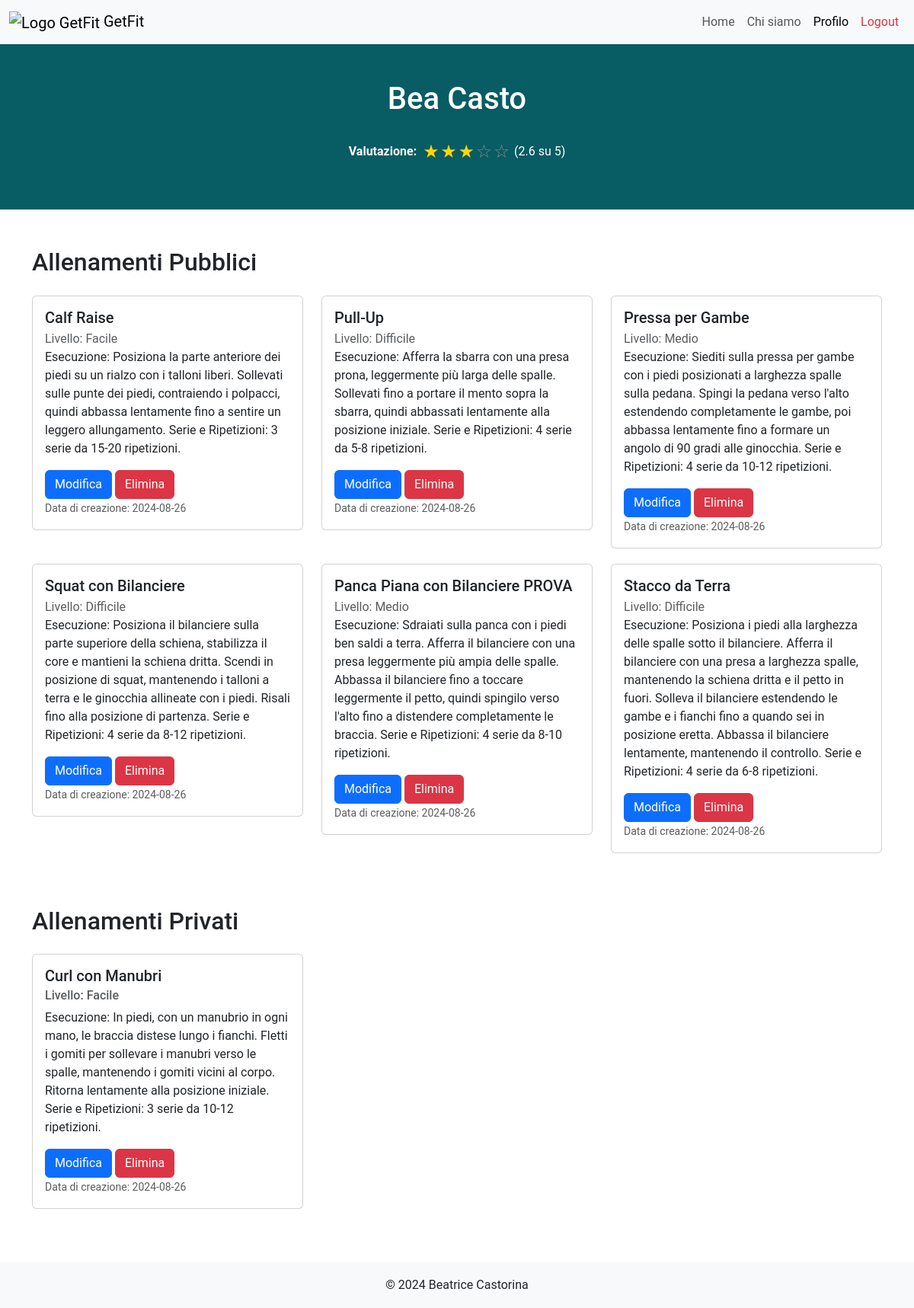
/profile (signed in), run on an earlier commit of the app's database.
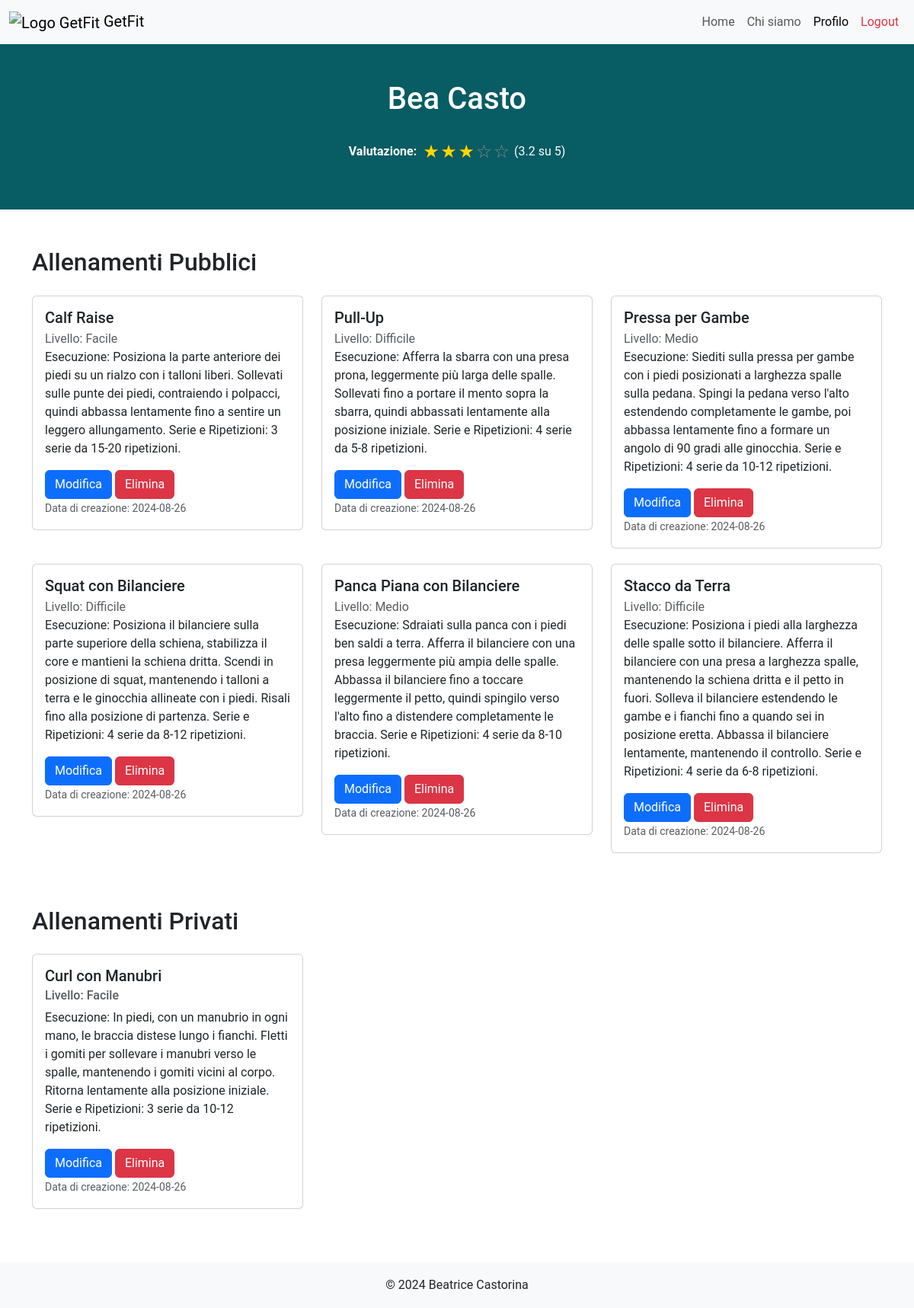
And on a later commit of the database.
### tables this page shows
CREATE TABLE "PersonalTrainers" (
	"nome"	TEXT NOT NULL,
	"email"	TEXT NOT NULL UNIQUE,
	"password"	TEXT NOT NULL,
	"rating"	REAL NOT NULL,
	"numOfRatings"	INTEGER NOT NULL,
	"pt_id"	INTEGER,
	"cognome"	TEXT NOT NULL,
	PRIMARY KEY("pt_id" AUTOINCREMENT),
	CHECK("rating" <= 5.0)
);

CREATE TABLE "Allenamenti" (
	"id_allenamento"	INTEGER,
	"pt_id"	INTEGER NOT NULL,
	"titolo"	TEXT NOT NULL,
	"descrizione"	TEXT NOT NULL,
	"livello"	TEXT NOT NULL,
	"visibile"	INTEGER NOT NULL,
	"data_creazione"	TEXT NOT NULL,
	PRIMARY KEY("id_allenamento" AUTOINCREMENT),
	FOREIGN KEY("pt_id") REFERENCES "PersonalTrainers"("pt_id")
);

### app.py (the view)
@app.route("/profile")
def pt_profile():
  email = utenti_dao.get_email(request)
  pt_id = utenti_dao.get_user_id_by_email(email)
  public_workouts = []
  private_workouts = []
  allenamenti_pt_db = allenamenti_dao.get_allenamenti_by_pt(pt_id)
  for workout in allenamenti_pt_db:
    if workout['visibile'] == 0:
      private_workouts.append(workout)
    else:
      public_workouts.append(workout)
  return render_template('profile.html', public_workouts=public_workouts, private_workouts=private_workouts)

### allenamenti_dao.py (called while the page is built)
def get_allenamenti_by_pt(pt_id):
	query = 'SELECT * FROM Allenamenti WHERE pt_id=? ORDER BY data_creazione DESC'
	connection = sqlite3.connect('db/personal.db')
	connection.row_factory = sqlite3.Row
	cursor = connection.cursor()
	cursor.execute(query, (pt_id,))
	result = cursor.fetchall()
	print(result)
	cursor.close()
	connection.close()
	return result

### app.py (called while the page is built)
@login_manager.user_loader
def load_user(user_email):
  print("load user:", user_email)
  user_db, type = utenti_dao.get_user_by_email(user_email)
  if type == 0:
    user = PersonalTrainer(nome=user_db['nome'], cognome=user_db['cognome'], pt_id=user_db['pt_id'], rating=user_db['rating'], numOfRatings=user_db['numOfRatings'], email=user_db['email'], password=user_db['password'])
  else:
    user = Client(nome=user_db['nome'], cognome=user_db['cognome'], client_id=user_db['client_id'], pt_id=user_db['pt_id'], email=user_db['email'], password=user_db['password'])
  return user

### utenti_dao.py (called while the page is built)
def get_email(request):
	try:
		return request.cookies.get('remember_token').split('|')[0]
	except Exception as e:
		return None

### templates/profile.html (shortened to what this page needs)
{% extends "base.html" %}
{% block style %} {{url_for('static', filename='profile_style.css')}} {% endblock %}
{% block content %}
  <section class="profile-header py-5">
    <div class="container">
      <h1 class="mb-3">{{current_user.nome.capitalize()}} {{current_user.cognome.capitalize()}}</h1>
      <div class="d-flex align-items-center justify-content-center">
        <p id="p-rating"><strong>Valutazione:</strong></p>
        {% if current_user.rating != 0.0 %}
          <div class="rating">
            <span class="{% if current_user.rating > 0.5 %}star-full{% else %}star-empty{% endif %}">{% if current_user.rating > 0.5 %}★{% else %}☆{% endif %}</span>
            <span class="{% if current_user.rating > 1.5 %}star-full{% else %}star-empty{% endif %}">{% if current_user.rating > 1.5 %}★{% else %}☆{% endif %}</span>
            <span class="{% if current_user.rating > 2.5 %}star-full{% else %}star-empty{% endif %}">{% if current_user.rating > 2.5 %}★{% else %}☆{% endif %}</span>
            <span class="{% if current_user.rating > 3.5 %}star-full{% else %}star-empty{% endif %}">{% if current_user.rating > 3.5 %}★{% else %}☆{% endif %}</span>
            <span class="{% if current_user.rating > 4.5 %}star-full{% else %}star-empty{% endif %}">{% if current_user.rating > 4.5 %}★{% else %}☆{% endif %}</span>
          </div>
          <span class="ms-2">({{'%.1f'%(current_user.rating)}} su 5)</span>
        {% else %}
          <em>Non valutato</em>
        {% endif %}
      </div>
    </div>
  </section>
  <section class="workouts-section">
    <div class="container">
      <h2 class="mb-4">Allenamenti Pubblici</h2>
      <div class="row">
        {% for allenamento in public_workouts %}
          <div class="col-lg-4 col-md-6 workout-card">
            <div class="card">
              <div class="card-body">
                <h5 class="card-title">{{ allenamento.titolo }}</h5>
                <p class="card-subtitle text-body-secondary">Livello: {{allenamento.livello.capitalize()}}</p>
                <p class="card-text">{{allenamento.descrizione}}</p>
                <a href="/modify_workout/{{allenamento.id_allenamento}}" class="btn btn-primary">Modifica</a>
                <form class="d-inline" action="/delete_workout/{{allenamento.id_allenamento}}" method="post">
                  <button type="submit" class="btn btn-danger">Elimina</button>
                </form>
                <p class="card-text"><small class="text-body-secondary">Data di creazione: {{allenamento.data_creazione.split()[0]}}</small></p>
              </div>
            </div>
          </div>
        {% endfor %}
      </div>
    </div>
  </section>
  <section class="workouts-section">
    <div class="container">
      <h2 class="mb-4">Allenamenti Privati</h2>
      <div class="row">
        {% for allenamento in private_workouts %}
          <div class="col-lg-4 col-md-6 workout-card">
            <div class="card">
              <div class="card-body">
                <h5 class="card-title">{{ allenamento.titolo }}</h5>
                <h6 class="card-subtitle mb-2 text-body-secondary">Livello: {{allenamento.livello.capitalize()}}</h6>
                <p class="card-text">{{allenamento.descrizione}}</p>
                <a href="/modify_workout/{{allenamento.id_allenamento}}" class="btn btn-primary">Modifica</a>
                <form class="d-inline" action="/delete_workout/{{allenamento.id_allenamento}}" method="post">
                  <button type="submit" class="btn btn-danger">Elimina</button>
                </form>
                <p class="card-text"><small class="text-body-secondary">Data di creazione: {{allenamento.data_creazione.split()[0]}}</small></p>
              </div>
            </div>
          </div>
        {% endfor %}
      </div>
    </div>
  </section>
{% endblock %}

What changed in the data, as far as the page shows it:
changed PersonalTrainers "Bea": rating "2.6" → "3.2"
changed Allenamenti: titolo "Panca Piana con Bilanciere PROVA" → "Panca Piana con Bilanciere"
